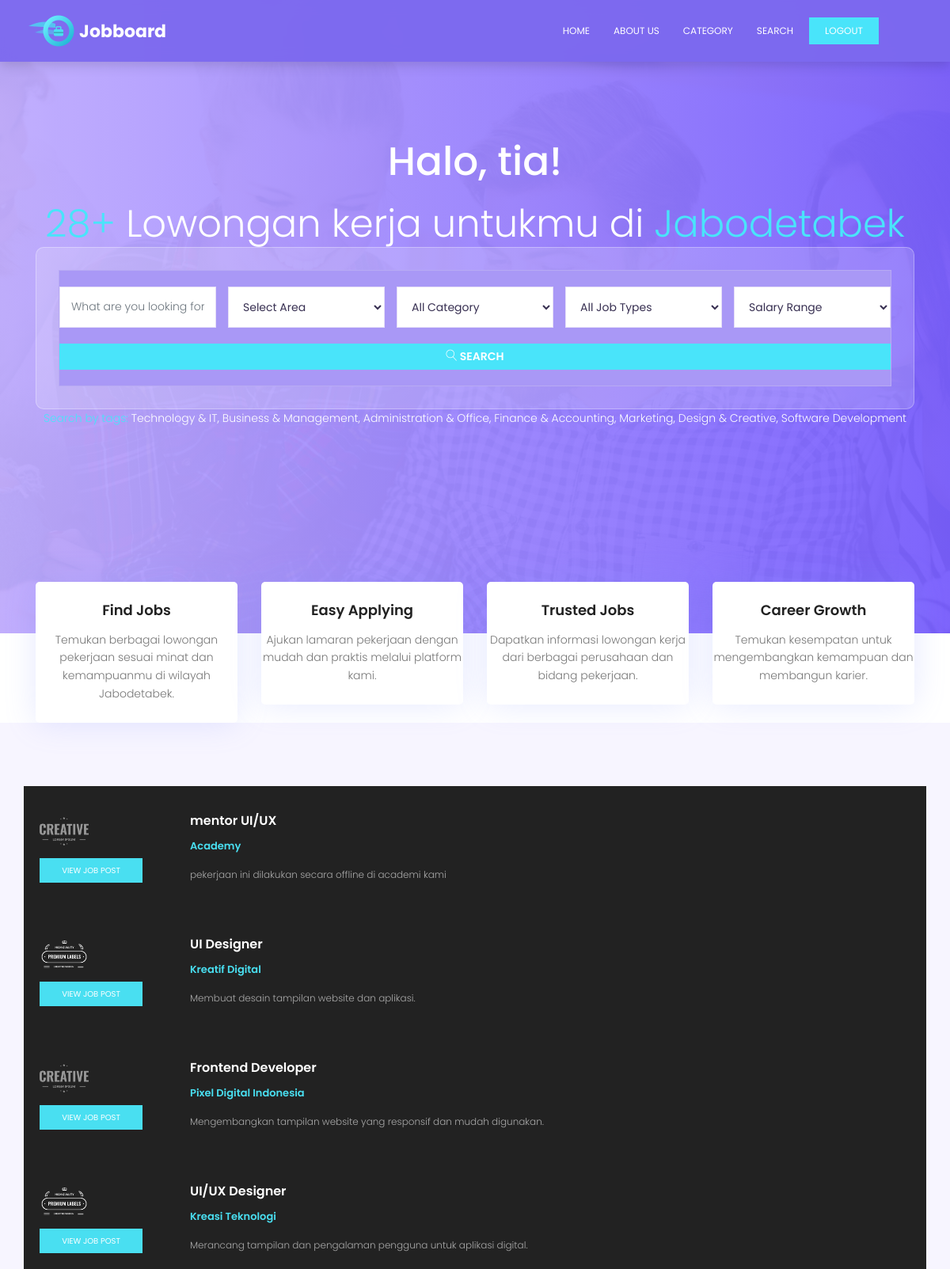
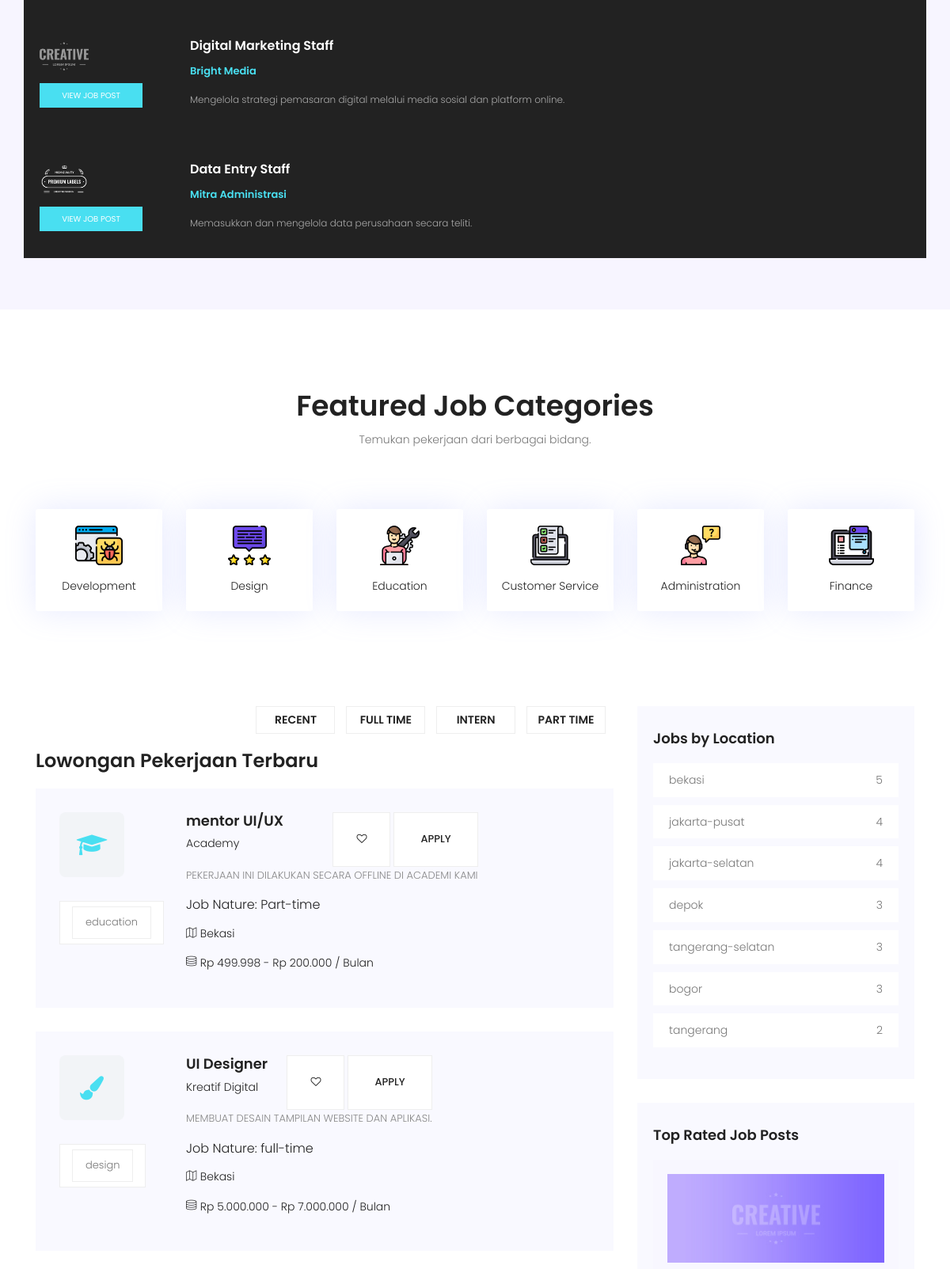
Screenshot of /home.php (signed in, upper part) with the database file from the repository (2 pictures, top to bottom).
### tables this page shows
CREATE TABLE `users` (
  `id` int(11) NOT NULL,
  `nama` varchar(100) NOT NULL,
  `email` varchar(100) NOT NULL,
  `no_hp` varchar(20) NOT NULL,
  `password` varchar(255) NOT NULL,
  `created_at` timestamp NOT NULL DEFAULT current_timestamp()
);

CREATE TABLE `jobs` (
  `id` int(11) NOT NULL,
  `judul_posisi` varchar(150) NOT NULL,
  `nama_perusahaan` varchar(150) NOT NULL,
  `deskripsi` text NOT NULL,
  `persyaratan` text DEFAULT NULL,
  `lokasi` varchar(100) NOT NULL,
  `kategori` varchar(100) NOT NULL,
  `category_id` int(11) DEFAULT NULL,
  `tipe` varchar(50) NOT NULL,
  `gaji_min` bigint(20) DEFAULT 0,
  `gaji_max` bigint(20) DEFAULT 0,
  `status` enum('Buka','Tutup') DEFAULT 'Buka',
  `created_at` timestamp NOT NULL DEFAULT current_timestamp()
);

### home.php (the view, shortened to what the rows shown need)
<?php
require 'auth.php';
include 'koneksi.php';
$query = "SELECT * FROM jobs
          WHERE status = 'Buka'
          ORDER BY created_at DESC
          LIMIT 6";
$jobs_result = mysqli_query($conn, $query);
$weekly_count_result = mysqli_query($conn, "
    SELECT COUNT(*) AS total
    FROM jobs
    WHERE created_at >= DATE_SUB(NOW(), INTERVAL 7 DAY)
");
$weekly_count = $weekly_count_result ? (int) mysqli_fetch_assoc($weekly_count_result)['total'] : 0;
$top_jobs_result = mysqli_query($conn, "
    SELECT * FROM jobs
    WHERE status = 'Buka'
    ORDER BY created_at DESC
    LIMIT 3
");
$popular_jobs_result = mysqli_query($conn, "
    SELECT * FROM jobs
    WHERE status = 'Buka'
    ORDER BY created_at DESC
    LIMIT 6
");
?>
<!DOCTYPE html>
<html lang="id" class="no-js">
<head>
    <link rel="stylesheet" href="css/linearicons.css">
    <link rel="stylesheet" href="css/font-awesome.min.css">
    <link rel="stylesheet" href="css/bootstrap.css">
    <link rel="stylesheet" href="css/magnific-popup.css">
    <link rel="stylesheet" href="css/nice-select.css">
    <link rel="stylesheet" href="css/animate.min.css">
    <link rel="stylesheet" href="css/owl.carousel.css">
    <link rel="stylesheet" href="css/main.css">
    <link rel="stylesheet" href="style.css">
</head>
<body>
<section class="banner-area relative" id="home">
    <div class="container">
        <div class="row fullscreen d-flex align-items-center justify-content-center">
            <div class="banner-content col-lg-12">
                <h1 class="text-white" style="font-size: 50px; font-weight: 500; margin-bottom: 12px;">
                    Halo, <?php echo htmlspecialchars($user['nama']); ?>!
                </h1>
                <h1 class="text-white">
                    <span><?php echo number_format($weekly_count); ?>+</span>
                    Lowongan kerja untukmu di
                    <span>Jabodetabek</span>
                </h1>
                <form action="search.php" method="GET" class="serach-form-area">
                    <div class="row justify-content-center form-wrap">
                    </div>
                </form>
                <p class="text-white">
                    <span>Search by tags:</span>
                    Technology & IT, Business & Management, Administration & Office,
                    Finance & Accounting, Marketing, Design & Creative,
                    Software Development
                </p>
            </div>
        </div>
    </div>
</section>
<section class="popular-post-area pt-100">
    <div class="container">
        <div class="row align-items-center">
            <div class="active-popular-post-carusel owl-carousel owl-theme">
                <?php if (mysqli_num_rows($popular_jobs_result) > 0): ?>
                    <?php $i = 1; ?>
                    <?php while ($popular = mysqli_fetch_assoc($popular_jobs_result)): ?>
                        <div class="single-popular-post d-flex flex-row">
                            <div class="thumb">
                                <img class="img-fluid"
                                     src="img/<?php echo ($i % 2 == 0) ? 'p2.png' : 'p1.png'; ?>"
                                     alt="Job">
                                <a class="btns text-uppercase"
                                   href="single.php?id=<?php echo (int) $popular['id']; ?>">
                                    View Job Post
                                </a>
                            </div>
                            <div class="details">
                                <a href="single.php?id=<?php echo (int) $popular['id']; ?>">
                                    <h4><?php echo htmlspecialchars($popular['judul_posisi']); ?></h4>
                                </a>
                                <h6><?php echo htmlspecialchars($popular['nama_perusahaan']); ?></h6>
                                <p><?php echo htmlspecialchars($popular['deskripsi']); ?></p>
                            </div>
                        </div>
                        <?php $i++; ?>
                    <?php endwhile; ?>
                <?php else: ?>
                    <p>Belum ada lowongan pekerjaan tersedia.</p>
                <?php endif; ?>
            </div>
        </div>
    </div>
</section>
<section class="feature-cat-area pt-100" id="category">
    <div class="container">
        <div class="row d-flex justify-content-center">
            <div class="menu-content pb-60 col-lg-10">
                <div class="title text-center">
                    <h1 class="mb-10">Featured Job Categories</h1>
                </div>
            </div>
        </div>
    </div>
</section>
<section class="post-area section-gap">
    <div class="container">
        <div class="row justify-content-center d-flex">
            <div class="col-lg-8 post-list">
                <?php if (mysqli_num_rows($jobs_result) > 0): ?>
                    <?php while ($job = mysqli_fetch_assoc($jobs_result)): ?>
                        <?php
                        $kat = strtolower(trim($job['kategori']));
                        $icon = 'fa-briefcase';
                        $icon_map = [
                            'admin'      => 'fa-folder-open',
                            'finance'    => 'fa-calculator',
                            'keuangan'   => 'fa-calculator',
                            'accounting' => 'fa-calculator',
                            'design'     => 'fa-paint-brush',
                            'desain'     => 'fa-paint-brush',
                            'development'=> 'fa-code',
                            'it'         => 'fa-code',
                            'marketing'  => 'fa-bullhorn',
                            'sales'      => 'fa-line-chart',
                            'hr'         => 'fa-users',
                            'engineering'=> 'fa-cogs',
                            'education'  => 'fa-graduation-cap',
                            'health'     => 'fa-heartbeat',
                        ];
                        foreach ($icon_map as $key => $ic) {
                            if (strpos($kat, $key) !== false) { $icon = $ic; break; }
                        }
                        $tags = [];
                        if (empty($tags)) {
                            $tags = [$job['kategori']];
                        }
                        ?>
                        <div class="single-post d-flex flex-row job-card">
                            <div class="thumb">
                                <div class="job-icon">
                                    <i class="fa <?php echo $icon; ?>"></i>
                                </div>
                                <ul class="tags">
                                    <?php foreach ($tags as $tag): ?>
                                        <li>
                                            <a href="category.php?kategori=<?php echo urlencode($tag); ?>">
                                                <?php echo htmlspecialchars($tag); ?>
                                            </a>
                                        </li>
                                    <?php endforeach; ?>
                                </ul>
                            </div>
                            <div class="details">
                                <div class="title d-flex flex-row justify-content-between">
                                    <div class="titles">
                                        <a href="single.php?id=<?php echo (int) $job['id']; ?>">
                                            <h4><?php echo htmlspecialchars($job['judul_posisi']); ?></h4>
                                        </a>
                                        <h6><?php echo htmlspecialchars($job['nama_perusahaan']); ?></h6>
                                    </div>
                                    <ul class="btns">
                                        <li class="heart-btn" title="Simpan lowongan">
                                            <a href="#" onclick="this.querySelector('i').classList.toggle('fa-heart-o'); this.querySelector('i').classList.toggle('fa-heart'); return false;">
                                                <i class="fa fa-heart-o"></i>
                                            </a>
                                        </li>
                                        <li>
                                            <a href="single.php?id=<?php echo (int) $job['id']; ?>">
                                                Apply
                                            </a>
                                        </li>
                                    </ul>
                                </div>
                                <p class="job-desc">
                                    <?php echo htmlspecialchars($job['deskripsi']); ?>
                                </p>
                                <h5>
                                    Job Nature:
                                    <?php echo htmlspecialchars(ucfirst($job['tipe'])); ?>
                                </h5>
                                <p class="address">
                                    <span class="lnr lnr-map"></span>
                                    <?php echo htmlspecialchars(ucwords(str_replace('-', ' ', $job['lokasi']))); ?>
                                </p>
                                <p class="address">
                                    <span class="lnr lnr-database"></span>
                                    Rp <?php echo number_format($job['gaji_min'], 0, ',', '.'); ?>
                                    -
                                    Rp <?php echo number_format($job['gaji_max'], 0, ',', '.'); ?>
                                    / Bulan
                                </p>
                            </div>
                        </div>
                    <?php endwhile; ?>
                <?php else: ?>
                    <p>Belum ada lowongan pekerjaan yang tersedia.</p>
                <?php endif; ?>
            </div>
            <div class="col-lg-4 sidebar">
                <div class="single-slidebar">
                    <div class="active-relatedjob-carusel owl-carousel owl-theme">
                        <?php if (mysqli_num_rows($top_jobs_result) > 0): ?>
                            <?php while ($top_job = mysqli_fetch_assoc($top_jobs_result)): ?>
                                <div class="single-rated">
                                    <img class="img-fluid" src="img/r1.jpg" alt="Job">
                                </div>
                            <?php endwhile; ?>
                        <?php else: ?>
                            <p>Belum ada lowongan pilihan.</p>
                        <?php endif; ?>
                    </div>
                </div>
        </div>
    </div>
</section>
</body>
</html>

### rows the page displays
users: nama "tia"
jobs: judul_posisi "mentor UI/UX", nama_perusahaan "Academy", deskripsi "pekerjaan ini dilakukan secara offline di academi kami", kategori "education", deskripsi "PEKERJAAN INI DILAKUKAN SECARA OFFLINE DI ACADEMI KAMI", tipe "Part-time", lokasi "Bekasi", gaji_min "499.998", gaji_max "200.000"
jobs: judul_posisi "UI Designer", nama_perusahaan "Kreatif Digital", deskripsi "Membuat desain tampilan website dan aplikasi.", kategori "design", deskripsi "MEMBUAT DESAIN TAMPILAN WEBSITE DAN APLIKASI.", tipe "full-time", lokasi "Bekasi", gaji_min "5.000.000", gaji_max "7.000.000"
jobs: judul_posisi "Frontend Developer", nama_perusahaan "Pixel Digital Indonesia", deskripsi "Mengembangkan tampilan website yang responsif dan mudah digunakan."
jobs: judul_posisi "UI/UX Designer", nama_perusahaan "Kreasi Teknologi", deskripsi "Merancang tampilan dan pengalaman pengguna untuk aplikasi digital."
jobs: judul_posisi "Digital Marketing Staff", nama_perusahaan "Bright Media", deskripsi "Mengelola strategi pemasaran digital melalui media sosial dan platform online."
jobs: judul_posisi "Data Entry Staff", nama_perusahaan "Mitra Administrasi", deskripsi "Memasukkan dan mengelola data perusahaan secara teliti."

### other values shown
$weekly_count "28"
str_replace('-', ' ', $featured_category['kategori']) "Development"
str_replace('-', ' ', $featured_category['kategori']) "Design"
str_replace('-', ' ', $featured_category['kategori']) "Education"
str_replace('-', ' ', $featured_category['kategori']) "Customer Service"
str_replace('-', ' ', $featured_category['kategori']) "Administration"
str_replace('-', ' ', $featured_category['kategori']) "Finance"
$location['lokasi'] "bekasi"
$location['total'] "5"
$location['lokasi'] "jakarta-pusat"
$location['total'] "4"
$location['lokasi'] "jakarta-selatan"
$location['lokasi'] "depok"
$location['total'] "3"
$location['lokasi'] "tangerang-selatan"
